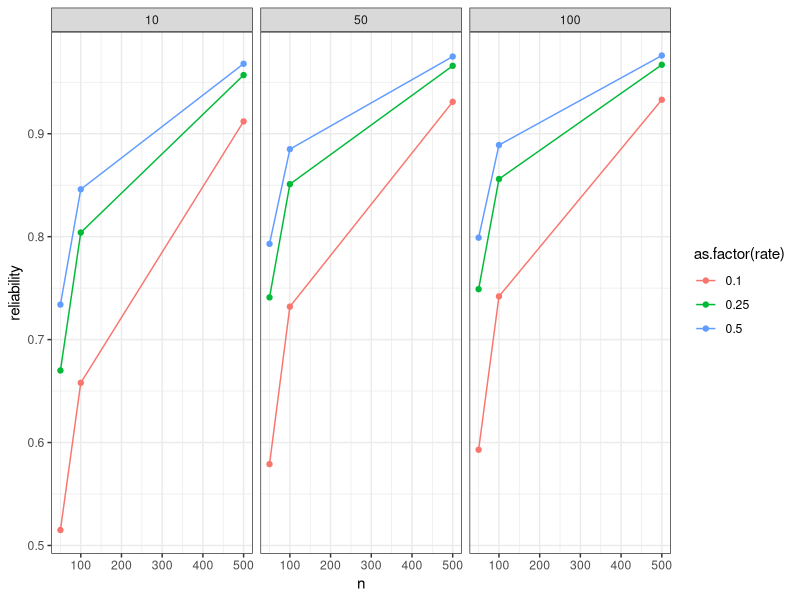
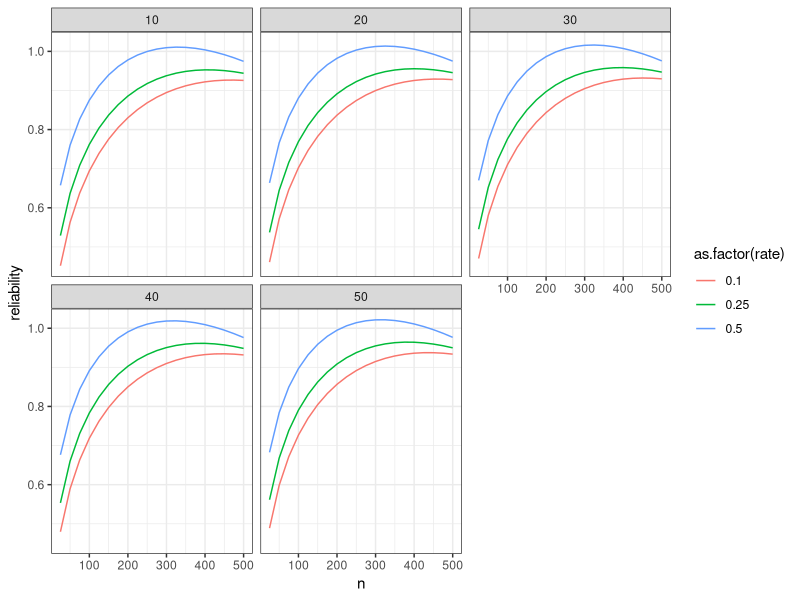

These figures' R source, in order:
## ---- chunk 1
library(tidyverse)
## ---- chunk 2
sim_data <- sort(rep(c(10, 50, 100), 9)) %>% 
  as_tibble() %>%
  rename(cluster = value) %>% 
  group_by(cluster) %>% 
  mutate(n = sort(rep(c(50, 100, 500), 3))) %>% 
  group_by(cluster, n) %>%
  mutate(rate = sort(rep(c(0.10, 0.25, 0.50), 1))) %>% 
  ungroup() %>% 
  mutate(reliability = c(0.515, 0.67, 0.734, 0.658, 0.804, 0.846, 0.912, 0.957, 
          0.968, 0.579, 0.741, 0.793, 0.732, 0.851, 0.885, 0.931, 0.966, 0.975, 
          0.593, 0.749, 0.799, 0.742, 0.856, 0.889, 0.933, 0.967, 0.976),
         n_sqr = sqrt(n))
## ---- chunk 3
head(sim_data)
## ---- chunk 4
ggplot(data = sim_data, aes(x = n, y = reliability, color = as.factor(rate))) +
  geom_point() +
  geom_line() +
  facet_wrap(~cluster) +
  theme_bw()
## ---- chunk 5
lin_mod <- lm(reliability ~ n*cluster*rate + n_sqr, data = sim_data)
summary(lin_mod)
## ---- chunk 6
new_data <- sort(rep(seq(from = 10, to = 50, by = 10), 60)) %>% 
  as_tibble() %>% 
  rename(cluster = value) %>% 
  group_by(cluster) %>% 
  mutate(n = sort(rep(seq(from = 25, to = 500, by =25), 3))) %>% 
  group_by(cluster, n) %>% 
  mutate(rate = c(0.10, 0.25, 0.50)) %>% 
  ungroup() %>% 
  mutate(n_sqr = sqrt(n)) %>% 
  mutate(reliability = predict(lin_mod, newdata = ., type = "response"))
## ---- chunk 7
ggplot(data = new_data, aes(x = n, y = reliability, color = as.factor(rate))) +
  geom_line() +
  facet_wrap(~cluster) +
  theme_bw() 
